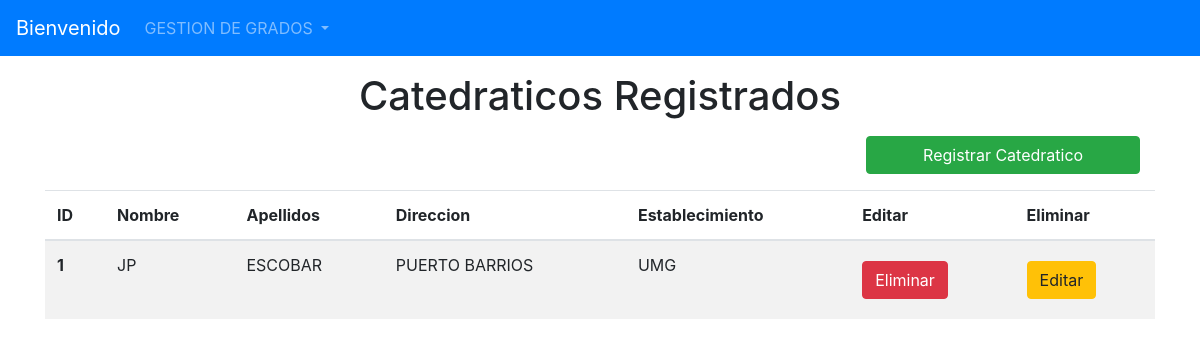
The page /listarCatedraticos/ on the database as committed earlier.
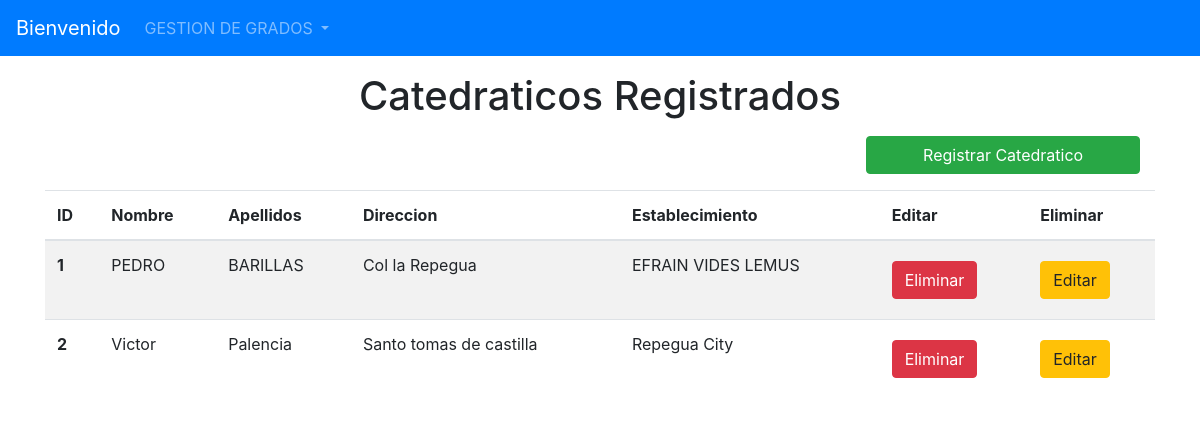
The same page on the database as committed later.
### Models/Catedratico/models.py (models this page shows, shortened)
class Catedratico(models.Model):
        id_catedra= models.AutoField(primary_key=True)
        Nombre =  models.CharField(max_length=30)
        Apellido = models.CharField(max_length=30)
        Direccion =  models.CharField(max_length=30)
        establecimiento_id_esta= models.ForeignKey(Establecimiento, on_delete=models.CASCADE)

### Models/Establecimiento/models.py (models this page shows)
class Establecimiento(models.Model):
    id_esta = models.AutoField(primary_key=True)
    Nombre = models.CharField(max_length=50)
    director_id_direct = models.ForeignKey(Director, on_delete=models.CASCADE)
    municipio_id_muni= models.ForeignKey(Municipio, on_delete=models.CASCADE)
    def __str__(self):
        return '{}'.format(self.Nombre)

### Models/Catedratico/views.py (the view)
# urls.py: path("listarCatedraticos/", FormularioCatedraticoView.listar_Catedraticos, name='listarCatedraticos'),
    def listar_Catedraticos(request):
        Catedraticos = Catedratico.objects.all()
        return render(request, "ListaCatedraticos.html",{"lb_Catedraticos": Catedraticos})

### Templates/ListaCatedraticos.html (shortened to what this page needs)
{% extends 'index.html' %}
{% block content  %}
    <h1 align="center">Catedraticos Registrados</h1>
        <div class="row col-12 justify-content-end mb-2 pr-0">
        <a class="btn btn-success col-md-3" href="{% url 'registrarCatedratico' %}">Registrar Catedratico</a>
        </div>
<table class="table table-striped">
  <thead>
    <tr>
      <th scope="col">ID</th>
      <th scope="col">Nombre</th>
      <th scope="col">Apellidos</th>
      <th scope="col">Direccion</th>
      <th scope="col">Establecimiento</th>
        <th scope="col">Editar</th>
        <th scope="col">Eliminar</th>
    </tr>
  </thead>
  <tbody>
  {% for Catedratico in lb_Catedraticos %}
     <tr>
      <th scope="row">{{ Catedratico.id_catedra }}</th>
      <td>{{ Catedratico.Nombre }}</td>
      <td>{{Catedratico.Apellido}}</td>
      <td>{{Catedratico.Direccion}}</td>
      <td>{{Catedratico.establecimiento_id_esta}}</td>
      <td>
                            <a href="{% url 'ELIMINARCATEDRATICO' Catedratico.pk %}" class="btn btn-danger btn-icon-split">
                                <span class="text">Eliminar</span>
                            </a>
      </td>
      <td>
                            <a href="{% url 'MODIFICARCATEDRATICO' Catedratico.pk %}" class="btn btn-warning btn-icon-split">
                                <span class="text">Editar</span>
                            </a>
                        </td>
  {% endfor %}
  </tbody>
</table>
{% endblock %}

Rows that differ between the two databases and show on the page:
changed Catedratico id 1: Nombre "JP" → "PEDRO"; Apellido "ESCOBAR" → "BARILLAS"; Direccion "PUERTO BARRIOS" → "Col la Repegua"; establecimiento_id_esta "UMG" → "EFRAIN VIDES LEMUS"
added Catedratico: id_catedra "2", Nombre "Victor", Apellido "Palencia", Direccion "Santo tomas de castilla", establecimiento_id_esta "Repegua City"
